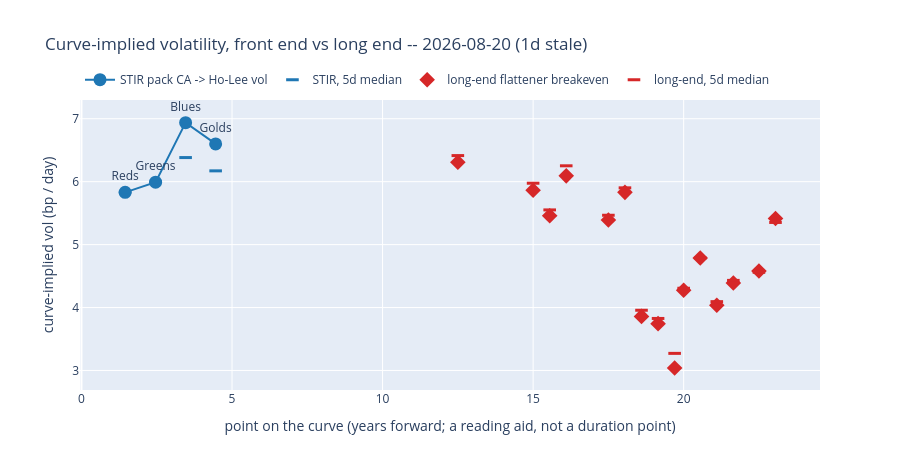

Notebook source saved alongside this figure:
### Code cell
fig = go.Figure()
fig.add_trace(go.Scatter(
    x=TS_STIR["x"], y=TS_STIR["y"], mode="markers+lines+text", name="STIR pack CA -> Ho-Lee vol",
    text=TS_STIR["key"], textposition="top center",
    marker=dict(size=13, symbol="circle", color="#1f77b4"),
    line=dict(color="#1f77b4", width=2),
    hovertemplate="%{text}<br>%{y:.3f} bp/day<extra></extra>"))
fig.add_trace(go.Scatter(
    x=TS_STIR["x"], y=TS_STIR["y_med"], mode="markers", name=f"STIR, {ROBUST_MEDIAN_DAYS}d median",
    marker=dict(size=9, symbol="line-ew-open", color="#1f77b4",
                line=dict(width=3, color="#1f77b4")),
    hovertemplate="%{y:.3f} bp/day<extra></extra>"))
fig.add_trace(go.Scatter(
    x=TS_LONG["x_plot"], y=TS_LONG["y"], mode="markers", name="long-end flattener breakeven",
    text=TS_LONG["key"],
    marker=dict(size=12, symbol="diamond", color="#d62728"),
    hovertemplate="%{text}<br>%{y:.3f} bp/day<extra></extra>"))
fig.add_trace(go.Scatter(
    x=TS_LONG["x_plot"], y=TS_LONG["y_med"], mode="markers",
    name=f"long-end, {ROBUST_MEDIAN_DAYS}d median",
    text=TS_LONG["key"],
    marker=dict(size=9, symbol="line-ew-open", color="#d62728",
                line=dict(width=3, color="#d62728")),
    hovertemplate="%{text}<br>%{y:.3f} bp/day<extra></extra>"))
fig.update_layout(
    title=(f"Curve-implied volatility, front end vs long end -- {ASOF.date()} "
           f"({STALE_DAYS}d stale)"),
    xaxis_title="point on the curve (years forward; a reading aid, not a duration point)",
    yaxis_title="curve-implied vol (bp / day)",
    height=470, hovermode="closest",
    legend=dict(orientation="h", yanchor="bottom", y=1.02, x=0))
fig.show()

### Figure 1 — Plotly figure (JSON) as saved in the notebook; plotly's stock layout.template omitted (floating-point values rounded to 4 significant figures)
{"data": [{"hovertemplate": "%{text}<br>%{y:.3f} bp/day<extra></extra>", "line": {"color": "#1f77b4", "width": 2}, "marker": {"color": "#1f77b4", "size": 13, "symbol": "circle"}, "mode": "markers+lines+text", "name": "STIR pack CA -> Ho-Lee vol", "text": ["Reds", "Greens", "Blues", "Golds"], "textposition": "top center", "type": "scatter", "x": [1.45, 2.462, 3.459, 4.456], "y": [5.83, 5.991, 6.938, 6.6]}, {"hovertemplate": "%{y:.3f} bp/day<extra></extra>", "marker": {"color": "#1f77b4", "line": {"color": "#1f77b4", "width": 3}, "size": 9, "symbol": "line-ew-open"}, "mode": "markers", "name": "STIR, 5d median", "type": "scatter", "x": [1.45, 2.462, 3.459, 4.456], "y": [5.83, 5.991, 6.383, 6.172]}, {"hovertemplate": "%{text}<br>%{y:.3f} bp/day<extra></extra>", "marker": {"color": "#d62728", "size": 12, "symbol": "diamond"}, "mode": "markers", "name": "long-end flattener breakeven", "text": ["10Yx10Y/15Yx15Y", "10Yx10Y/20Yx10Y", "10Yx10Y/20Yx15Y", "10Yx10Y/20Yx5Y", "10Yx10Y/25Yx10Y", "10Yx10Y/25Yx5Y", "15Yx5Y/20Yx10Y", "15Yx5Y/20Yx15Y", "15Yx5Y/20Yx5Y", "15Yx10Y/25Yx10Y", "15Yx10Y/25Yx5Y", "15Yx5Y/25Yx10Y", "15Yx5Y/25Yx5Y", "20Yx5Y/25Yx10Y", "20Yx5Y/25Yx5Y"], "type": "scatter", "x": [12.5, 15.0, 15.55, 16.1, 17.5, 18.05, 18.6, 19.15, 19.7, 20.0, 20.55, 21.1, 21.65, 22.5, 23.05], "y": [6.309, 5.864, 5.458, 6.092, 5.39, 5.83, 3.859, 3.744, 3.039, 4.275, 4.788, 4.036, 4.39, 4.581, 5.414]}, {"hovertemplate": "%{text}<br>%{y:.3f} bp/day<extra></extra>", "marker": {"color": "#d62728", "line": {"color": "#d62728", "width": 3}, "size": 9, "symbol": "line-ew-open"}, "mode": "markers", "name": "long-end, 5d median", "text": ["10Yx10Y/15Yx15Y", "10Yx10Y/20Yx10Y", "10Yx10Y/20Yx15Y", "10Yx10Y/20Yx5Y", "10Yx10Y/25Yx10Y", "10Yx10Y/25Yx5Y", "15Yx5Y/20Yx10Y", "15Yx5Y/20Yx15Y", "15Yx5Y/20Yx5Y", "15Yx10Y/25Yx10Y", "15Yx10Y/25Yx5Y", "15Yx5Y/25Yx10Y", "15Yx5Y/25Yx5Y", "20Yx5Y/25Yx10Y", "20Yx5Y/25Yx5Y"], "type": "scatter", "x": [12.5, 15.0, 15.55, 16.1, 17.5, 18.05, 18.6, 19.15, 19.7, 20.0, 20.55, 21.1, 21.65, 22.5, 23.05], "y": [6.414, 5.975, 5.551, 6.252, 5.466, 5.902, 3.957, 3.827, 3.272, 4.307, 4.788, 4.094, 4.431, 4.56, 5.352]}], "layout": {"height": 470, "hovermode": "closest", "legend": {"orientation": "h", "x": 0, "y": 1.02, "yanchor": "bottom"}, "title": {"text": "Curve-implied volatility, front end vs long end -- 2026-08-20 (1d stale)"}, "xaxis": {"title": {"text": "point on the curve (years forward; a reading aid, not a duration point)"}}, "yaxis": {"title": {"text": "curve-implied vol (bp / day)"}}}}
